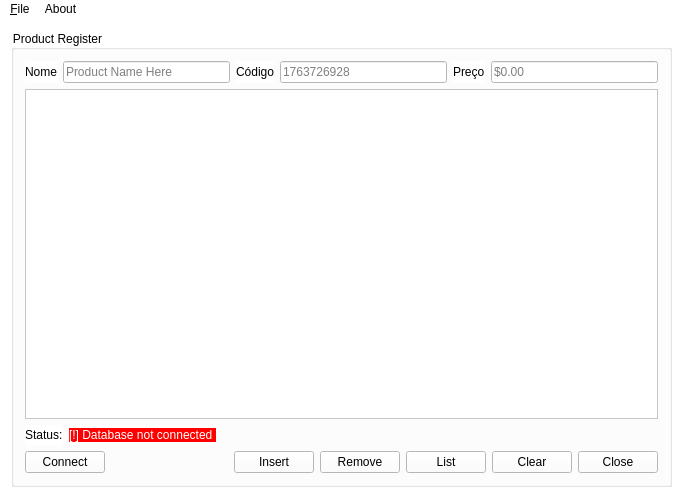
<?xml version="1.0" encoding="UTF-8"?>
<ui version="4.0">
 <class>MainWindow</class>
 <widget class="QMainWindow" name="MainWindow">
  <property name="geometry">
   <rect>
    <x>0</x>
    <y>0</y>
    <width>683</width>
    <height>498</height>
   </rect>
  </property>
  <property name="minimumSize">
   <size>
    <width>683</width>
    <height>498</height>
   </size>
  </property>
  <property name="maximumSize">
   <size>
    <width>683</width>
    <height>498</height>
   </size>
  </property>
  <property name="windowTitle">
   <string>Product Register</string>
  </property>
  <property name="styleSheet">
   <string notr="true">background: rgba(255, 255, 255, 1);
color: black;</string>
  </property>
  <widget class="QWidget" name="centralWidget">
   <layout class="QVBoxLayout" name="verticalLayout_3">
    <item>
     <widget class="QGroupBox" name="groupBox">
      <property name="styleSheet">
       <string notr="true"/>
      </property>
      <property name="title">
       <string>Product Register</string>
      </property>
      <layout class="QVBoxLayout" name="verticalLayout_2">
       <item>
        <layout class="QVBoxLayout" name="verticalLayout">
         <item>
          <layout class="QHBoxLayout" name="horizontalLayout_3">
           <item>
            <widget class="QLabel" name="label_Name">
             <property name="text">
              <string>Nome</string>
             </property>
            </widget>
           </item>
           <item>
            <widget class="QLineEdit" name="lineEdit_Name">
             <property name="placeholderText">
              <string>Product Name Here</string>
             </property>
            </widget>
           </item>
           <item>
            <widget class="QLabel" name="label_Code">
             <property name="text">
              <string>Código</string>
             </property>
            </widget>
           </item>
           <item>
            <widget class="QLineEdit" name="lineEdit_Code">
             <property name="placeholderText">
              <string>1763726928</string>
             </property>
            </widget>
           </item>
           <item>
            <widget class="QLabel" name="label_Preco">
             <property name="text">
              <string>Preço</string>
             </property>
            </widget>
           </item>
           <item>
            <widget class="QLineEdit" name="lineEdit_Preco">
             <property name="enabled">
              <bool>true</bool>
             </property>
             <property name="mouseTracking">
              <bool>true</bool>
             </property>
             <property name="placeholderText">
              <string>$0.00</string>
             </property>
            </widget>
           </item>
          </layout>
         </item>
        </layout>
       </item>
       <item>
        <widget class="QTableView" name="tableView">
         <property name="styleSheet">
          <string notr="true"/>
         </property>
        </widget>
       </item>
       <item>
        <layout class="QHBoxLayout" name="horizontalLayout_4">
         <item>
          <widget class="QLabel" name="label_Status">
           <property name="text">
            <string>Status:</string>
           </property>
          </widget>
         </item>
         <item>
          <widget class="QLabel" name="label_dbStatus">
           <property name="styleSheet">
            <string notr="true"/>
           </property>
           <property name="text">
            <string>&lt;html&gt;&lt;head/&gt;&lt;body&gt;&lt;p&gt;&lt;span style=&quot;background-color: red; color:white;&quot;&gt; [!] Database not connected &lt;/span&gt;&lt;/p&gt;&lt;/body&gt;&lt;/html&gt;</string>
           </property>
          </widget>
         </item>
         <item>
          <spacer name="horizontalSpacer_2">
           <property name="orientation">
            <enum>Qt::Horizontal</enum>
           </property>
           <property name="sizeHint" stdset="0">
            <size>
             <width>40</width>
             <height>20</height>
            </size>
           </property>
          </spacer>
         </item>
        </layout>
       </item>
       <item>
        <layout class="QHBoxLayout" name="horizontalLayout">
         <item>
          <widget class="QPushButton" name="pushButton_Connect">
           <property name="text">
            <string>Connect</string>
           </property>
          </widget>
         </item>
         <item>
          <spacer name="horizontalSpacer">
           <property name="orientation">
            <enum>Qt::Horizontal</enum>
           </property>
           <property name="sizeHint" stdset="0">
            <size>
             <width>40</width>
             <height>20</height>
            </size>
           </property>
          </spacer>
         </item>
         <item>
          <widget class="QPushButton" name="pushButton_Insert">
           <property name="text">
            <string>Insert</string>
           </property>
          </widget>
         </item>
         <item>
          <widget class="QPushButton" name="pushButton_Remove">
           <property name="text">
            <string>Remove</string>
           </property>
          </widget>
         </item>
         <item>
          <widget class="QPushButton" name="pushButton_List">
           <property name="text">
            <string>List</string>
           </property>
          </widget>
         </item>
         <item>
          <widget class="QPushButton" name="pushButton_Clear">
           <property name="text">
            <string>Clear</string>
           </property>
          </widget>
         </item>
         <item>
          <widget class="QPushButton" name="pushButton_Close">
           <property name="text">
            <string>Close</string>
           </property>
          </widget>
         </item>
        </layout>
       </item>
      </layout>
     </widget>
    </item>
   </layout>
  </widget>
  <widget class="QMenuBar" name="menuBar">
   <property name="geometry">
    <rect>
     <x>0</x>
     <y>0</y>
     <width>683</width>
     <height>19</height>
    </rect>
   </property>
   <widget class="QMenu" name="menu_FILE">
    <property name="title">
     <string>&amp;File</string>
    </property>
    <addaction name="actionE_xit"/>
   </widget>
   <widget class="QMenu" name="menuAbout">
    <property name="title">
     <string>About</string>
    </property>
   </widget>
   <addaction name="menu_FILE"/>
   <addaction name="menuAbout"/>
  </widget>
  <action name="actionE_xit">
   <property name="text">
    <string>E&amp;xit</string>
   </property>
  </action>
 </widget>
 <layoutdefault spacing="6" margin="11"/>
 <resources/>
 <connections/>
</ui>
